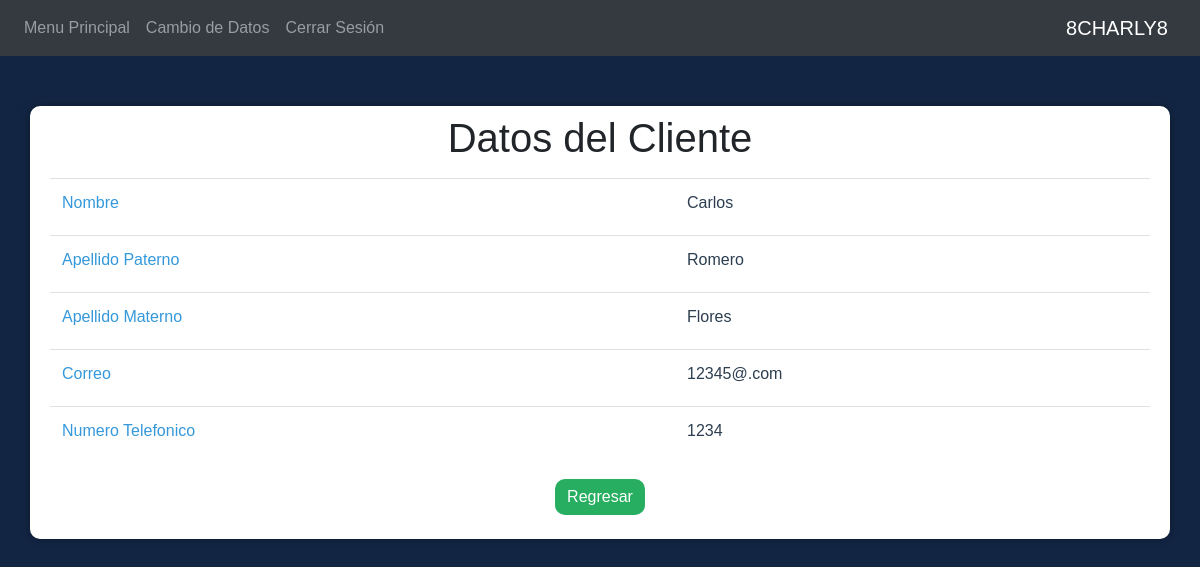
/Cliente/visualizar.php?id=17 (signed in), run on the app's committed database.
### tables this page shows
CREATE TABLE `persona` (
  `id` int(11) NOT NULL,
  `nombre` varchar(50) NOT NULL,
  `apellidoP` varchar(50) NOT NULL,
  `apellidoM` varchar(50) NOT NULL,
  `direccion` varchar(150) DEFAULT NULL,
  `telefono` char(11) NOT NULL,
  `correo` varchar(50) DEFAULT NULL
);

### Logica/Persona.php (called while the page is built, shortened)
<?php require_once('Modelo.php'); ?>
<?php
class Persona extends Modelo
{
    function __construct()
    {
        $this->tabla = "persona";
    }
    function recuperaRegistro($id)
    {
        $this->consulta = "select * from $this->tabla where id = $id";
        $dato = $this->encuentraUno();
        if (isset($dato)) {
            $this->nombre = $dato->nombre;
            $this->apellidoP = $dato->apellidoP;
            $this->apellidoM = $dato->apellidoM;
            $this->telefono = $dato->telefono;
            $this->correo = $dato->correo;
        }
    }
}
?>

### Logica/Modelo.php (called while the page is built, shortened)
<?php
class Modelo
{
	protected $host = "localhost";
	protected $usuario = "root";
	protected $contraseña = "";
	protected $database = "centro";
	protected $mbd;
	protected $consulta;
	function __construct()
	{
		try {
			$this->mbd = new PDO("mysql:host=$this->host;dbname=$this->database", $this->usuario, $this->contraseña);
		} catch (PDOException $e) {
			print "Error: " . $e->getMessage() . "<br/>";
			die();
		}
	}
	function encuentraUno()
	{
		try {
			$stm = $this->mbd->query($this->consulta);
			$fila = $stm->fetch(PDO::FETCH_OBJ);
		} catch (PDOException $e) {
			print "Error: " . $e->getMessage() . "<br/>";
			die();
		}
		return $fila;
	}
}

### Cliente/visualizar.php (the view, shortened to what this page needs)
<?php require_once('../Logica/Persona.php'); ?>
<?php include_once("../Sesion/header.php"); ?>
<?php
$nombre = new Persona();
if ($_GET['id']) {
    $nombre->id = $_GET['id'];
    $nombre->recuperaRegistro($nombre->id);
}
?>
<!DOCTYPE html>
<html>
<head>
    <link rel="stylesheet" href="https://cdn.jsdelivr.net/npm/bootstrap@4.5.3/dist/css/bootstrap.min.css">
</head>
<body>
    <div class="container py-2">
        <div class="form-group text-center">
            <h1>Datos del Cliente</h1>
        </div>
        <table class="table">
            <tr>
                <td>
                    <label class="control-label">Nombre</label>
                </td>
                <td>
                    <span><?= $nombre->nombre ?></span>
                </td>
            </tr>
            <tr>
                <td>
                    <label class="control-label">Apellido Paterno</label>
                </td>
                <td>
                    <span><?= $nombre->apellidoP ?></span>
                </td>
            </tr>
            <tr>
                <td>
                    <label class="control-label">Apellido Materno</label>
                </td>
                <td>
                    <span><?= $nombre->apellidoM ?></span>
                </td>
            </tr>
            <tr>
                <td>
                    <label class="control-label">Correo</label>
                </td>
                <td>
                    <span><?= $nombre->correo ?></span>
                </td>
            </tr>
            <tr>
                <td>
                    <label class="control-label">Numero Telefonico</label>
                </td>
                <td>
                    <span><?= $nombre->telefono ?></span>
                </td>
            </tr>
        </table>
        <div class="form-group text-center">
            <a href="../Cliente/index.php" class="btn btn-success">Regresar</a>
        </div>
    </div>
</body>
</html>

### Sesion/header.php (style rules this page uses)
body { background-color: #2d2d2d; font-family: 'Arial', sans-serif; }

### Cliente/visualizar.php (style rules this page uses)
body { background-color: #122543; font-family: 'Arial', sans-serif; }
.container { margin-top: 50px; padding: 20px; background-color: #ffffff; border-radius: 10px; box-shadow: 0px 0px 10px rgba(0, 0, 0, 0.3); }
.btn-success { background-color: #27ae60; border: none; border-radius: 10px; transition: background-color 0.3s; }
.table { background-color: #ffffff; border-radius: 10px; }
th, td { color: #2c3e50; border: none; }
label { color: #3498db; }
span { color: #2c3e50; }

### data on the page
persona: nombre "Carlos", apellidoP "Romero", apellidoM "Flores", correo "12345@.com", telefono "1234"

### other printed values
$user_name "8CHARLY8"
